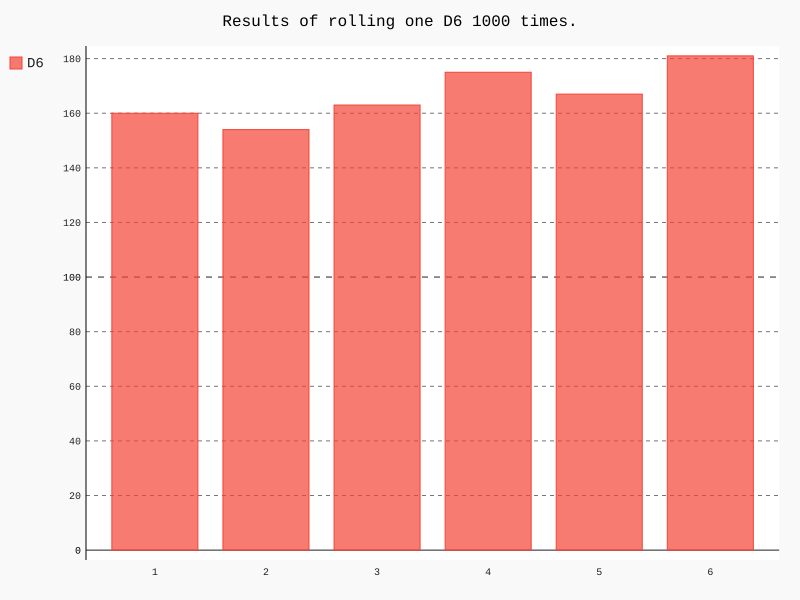

Write the Python code that produced this figure.
import pygal

from GeneratingData.DiceHistogram.die import Die

# Create a D6.
die = Die()

# Make some rolls, and store result in a list
results = []
for roll_num in range(1000):
    result = die.roll()
    results.append(result)

# Analyze the results.
frequencies = []
for value in range(1, die.num_sides+1):
    frequency = results.count(value)
    frequencies.append(frequency)

# Visualize the results.
hist = pygal.Bar()

hist.title = "Results of rolling one D6 1000 times."
hist.x_labels = ['1', '2', '3', '4', '5', '6']
hist._x_title = "Result"
hist._y_title = "Frequency of Result"

hist.add('D6', frequencies)
hist.render_to_file('die_visual.svg')
